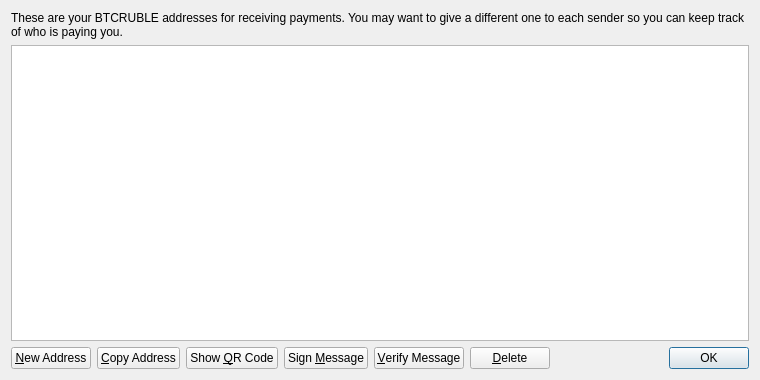
<?xml version="1.0" encoding="UTF-8"?>
<ui version="4.0">
 <class>AddressBookPage</class>
 <widget class="QWidget" name="AddressBookPage">
  <property name="geometry">
   <rect>
    <x>0</x>
    <y>0</y>
    <width>760</width>
    <height>380</height>
   </rect>
  </property>
  <property name="windowTitle">
   <string>Address Book</string>
  </property>
  <layout class="QVBoxLayout" name="verticalLayout">
   <item>
    <widget class="QLabel" name="labelExplanation">
     <property name="text">
      <string>These are your BTCRUBLE addresses for receiving payments. You may want to give a different one to each sender so you can keep track of who is paying you.</string>
     </property>
     <property name="textFormat">
      <enum>Qt::PlainText</enum>
     </property>
     <property name="wordWrap">
      <bool>true</bool>
     </property>
    </widget>
   </item>
   <item>
    <widget class="QTableView" name="tableView">
     <property name="contextMenuPolicy">
      <enum>Qt::CustomContextMenu</enum>
     </property>
     <property name="toolTip">
      <string>Double-click to edit address or label</string>
     </property>
     <property name="tabKeyNavigation">
      <bool>false</bool>
     </property>
     <property name="alternatingRowColors">
      <bool>true</bool>
     </property>
     <property name="selectionMode">
      <enum>QAbstractItemView::SingleSelection</enum>
     </property>
     <property name="selectionBehavior">
      <enum>QAbstractItemView::SelectRows</enum>
     </property>
     <property name="sortingEnabled">
      <bool>true</bool>
     </property>
     <attribute name="verticalHeaderVisible">
      <bool>false</bool>
     </attribute>
    </widget>
   </item>
   <item>
    <layout class="QHBoxLayout" name="horizontalLayout">
     <item>
      <widget class="QPushButton" name="newAddressButton">
       <property name="toolTip">
        <string>Create a new address</string>
       </property>
       <property name="text">
        <string>&amp;New Address</string>
       </property>
       <property name="icon">
        <iconset resource="../bitcoin.qrc">
         <normaloff>:/icons/add</normaloff>:/icons/add</iconset>
       </property>
      </widget>
     </item>
     <item>
      <widget class="QPushButton" name="copyToClipboard">
       <property name="toolTip">
        <string>Copy the currently selected address to the system clipboard</string>
       </property>
       <property name="text">
        <string>&amp;Copy Address</string>
       </property>
       <property name="icon">
        <iconset resource="../bitcoin.qrc">
         <normaloff>:/icons/editcopy</normaloff>:/icons/editcopy</iconset>
       </property>
      </widget>
     </item>
     <item>
      <widget class="QPushButton" name="showQRCode">
       <property name="text">
        <string>Show &amp;QR Code</string>
       </property>
       <property name="icon">
        <iconset resource="../bitcoin.qrc">
         <normaloff>:/icons/qrcode</normaloff>:/icons/qrcode</iconset>
       </property>
      </widget>
     </item>
     <item>
      <widget class="QPushButton" name="signMessage">
       <property name="toolTip">
        <string>Sign a message to prove you own a BTCRUBLE address</string>
       </property>
       <property name="text">
        <string>Sign &amp;Message</string>
       </property>
       <property name="icon">
        <iconset resource="../bitcoin.qrc">
         <normaloff>:/icons/edit</normaloff>:/icons/edit</iconset>
       </property>
      </widget>
     </item>
     <item>
      <widget class="QPushButton" name="verifyMessage">
       <property name="toolTip">
        <string>Verify a message to ensure it was signed with a specified BTCRUBLE address</string>
       </property>
       <property name="text">
        <string>&amp;Verify Message</string>
       </property>
       <property name="icon">
        <iconset resource="../bitcoin.qrc">
         <normaloff>:/icons/transaction_0</normaloff>:/icons/transaction_0</iconset>
       </property>
      </widget>
     </item>
     <item>
      <widget class="QPushButton" name="deleteButton">
       <property name="toolTip">
        <string>Delete the currently selected address from the list</string>
       </property>
       <property name="text">
        <string>&amp;Delete</string>
       </property>
       <property name="icon">
        <iconset resource="../bitcoin.qrc">
         <normaloff>:/icons/remove</normaloff>:/icons/remove</iconset>
       </property>
      </widget>
     </item>
     <item>
      <spacer name="horizontalSpacer">
       <property name="orientation">
        <enum>Qt::Horizontal</enum>
       </property>
       <property name="sizeHint" stdset="0">
        <size>
         <width>40</width>
         <height>20</height>
        </size>
       </property>
      </spacer>
     </item>
     <item>
      <widget class="QDialogButtonBox" name="buttonBox">
       <property name="sizePolicy">
        <sizepolicy hsizetype="Maximum" vsizetype="Fixed">
         <horstretch>0</horstretch>
         <verstretch>0</verstretch>
        </sizepolicy>
       </property>
       <property name="standardButtons">
        <set>QDialogButtonBox::Ok</set>
       </property>
      </widget>
     </item>
    </layout>
   </item>
  </layout>
 </widget>
 <resources>
  <include location="../bitcoin.qrc"/>
 </resources>
 <connections/>
</ui>
